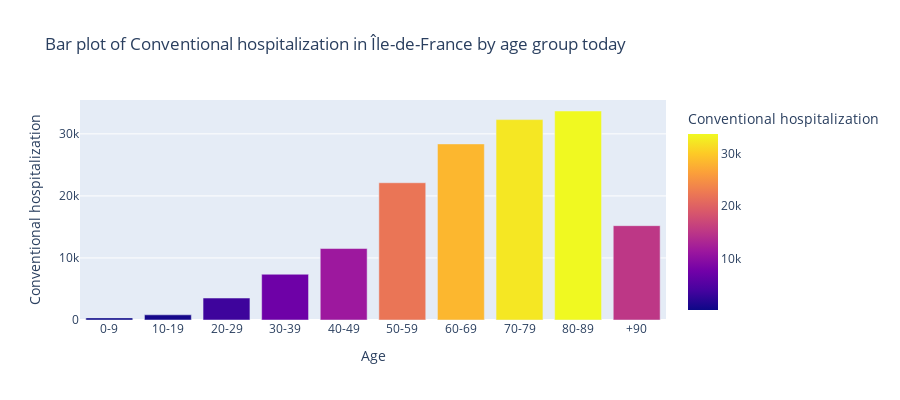

Notebook code for this chart:
### Code cell
#Barplots
barplots.bar_age(3, 11, save=False)

### Figure 1 — Plotly figure (JSON) as saved in the notebook; plotly's stock layout.template omitted (floating-point values rounded to 4 significant figures)
{"data": [{"alignmentgroup": "True", "hovertemplate": "Age=%{x}<br>Conventional hospitalization=%{marker.color}<extra></extra>", "legendgroup": "", "marker": {"color": [340, 835, 3538, 7374, 11522, 22122, 28383, 32298, 33687, 15206], "coloraxis": "coloraxis"}, "name": "", "offsetgroup": "", "orientation": "v", "showlegend": false, "textposition": "auto", "type": "bar", "x": ["0-9", "10-19", "20-29", "30-39", "40-49", "50-59", "60-69", "70-79", "80-89", "+90"], "xaxis": "x", "y": [340, 835, 3538, 7374, 11522, 22122, 28383, 32298, 33687, 15206], "yaxis": "y"}], "layout": {"barmode": "relative", "coloraxis": {"colorbar": {"title": {"text": "Conventional hospitalization"}}, "colorscale": [[0, "#0d0887"], [0.1111, "#46039f"], [0.2222, "#7201a8"], [0.3333, "#9c179e"], [0.4444, "#bd3786"], [0.5556, "#d8576b"], [0.6667, "#ed7953"], [0.7778, "#fb9f3a"], [0.8889, "#fdca26"], [1, "#f0f921"]]}, "height": 400, "legend": {"tracegroupgap": 0}, "title": {"text": "Bar plot of Conventional hospitalization in Île-de-France by age group today"}, "xaxis": {"anchor": "y", "domain": [0, 1], "title": {"text": "Age"}}, "yaxis": {"anchor": "x", "domain": [0, 1], "title": {"text": "Conventional hospitalization"}}}}
